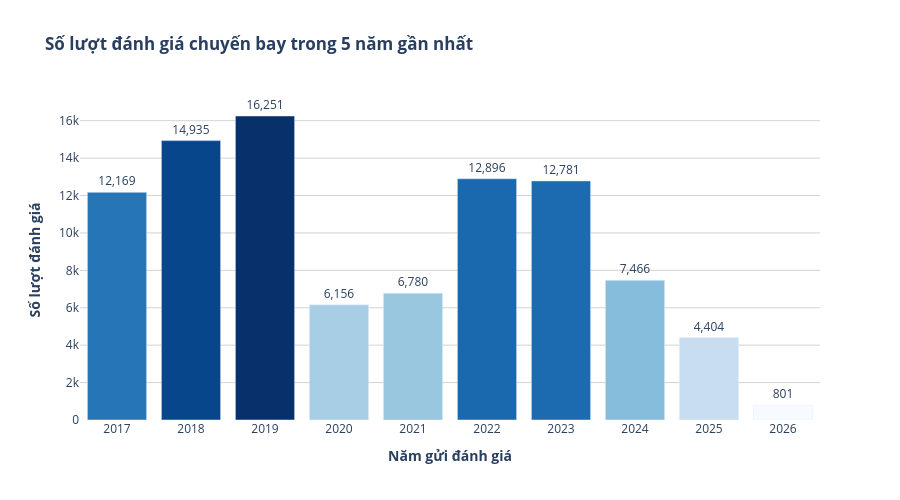

The notebook cell saved with this chart:
### Code cell
import plotly.express as px

# 1. Đảm bảo đã có dữ liệu 5 năm gần nhất theo năm
airline_reviews['year_submitted'] = pd.to_datetime(airline_reviews['date_submitted']).dt.year

review_by_year = (
    airline_reviews.groupby('year_submitted')['review_id']
    .count()
    .reset_index(name='total_reviews')
    .sort_values(by='year_submitted', ascending=True)
)

# Lấy 5 năm gần nhất
df_plot = review_by_year.tail(10).copy()

# Ép kiểu năm thành string/category để trục X không bị hiển thị số thập phân
df_plot['year_submitted'] = df_plot['year_submitted'].astype(str)

# 2. Vẽ biểu đồ cột Plotly
fig = px.bar(
    df_plot, 
    x='year_submitted', 
    y='total_reviews',
    text='total_reviews',
    title='<b>Số lượt đánh giá chuyến bay trong 5 năm gần nhất</b>',
    labels={
        'year_submitted': 'Năm gửi đánh giá',
        'total_reviews': 'Số lượt đánh giá'
    },
    color='total_reviews',
    color_continuous_scale='Blues'
)

# 3. Tinh chỉnh giao diện & tương tác
fig.update_traces(
    texttemplate='%{text:,.0f}',  # Định dạng số có dấu phẩy ngăn cách (vd: 12,345)
    textposition='outside',       # Đặt số trên đỉnh cột
    hovertemplate='<b>Năm %{x}</b><br>Số lượt đánh giá: <b>%{y:,.0f}</b> lượt<extra></extra>'
)

fig.update_layout(
    xaxis=dict(title='<b>Năm gửi đánh giá</b>'),
    yaxis=dict(title='<b>Số lượt đánh giá</b>', showgrid=True, gridcolor='LightGray'),
    plot_bgcolor='white',
    height=500,
    coloraxis_showscale=False   # Ẩn thanh thước đo màu nếu không cần thiết
)

fig.show()

### Figure 1 — Plotly figure (JSON) as saved in the notebook; plotly's stock layout.template omitted (floating-point values rounded to 4 significant figures)
{"data": [{"hovertemplate": "<b>Năm %{x}</b><br>Số lượt đánh giá: <b>%{y:,.0f}</b> lượt<extra></extra>", "legendgroup": "", "marker": {"color": [12169, 14935, 16251, 6156, 6780, 12896, 12781, 7466, 4404, 801], "coloraxis": "coloraxis", "pattern": {"shape": ""}}, "name": "", "orientation": "v", "showlegend": false, "text": [12170.0, 14940.0, 16250.0, 6156.0, 6780.0, 12900.0, 12780.0, 7466.0, 4404.0, 801.0], "textposition": "outside", "texttemplate": "%{text:,.0f}", "type": "bar", "x": ["2017", "2018", "2019", "2020", "2021", "2022", "2023", "2024", "2025", "2026"], "xaxis": "x", "y": [12169, 14935, 16251, 6156, 6780, 12896, 12781, 7466, 4404, 801], "yaxis": "y"}], "layout": {"barmode": "relative", "coloraxis": {"autocolorscale": false, "colorbar": {"title": {"text": "Số lượt đánh giá"}}, "colorscale": [[0, "rgb(247,251,255)"], [0.125, "rgb(222,235,247)"], [0.25, "rgb(198,219,239)"], [0.375, "rgb(158,202,225)"], [0.5, "rgb(107,174,214)"], [0.625, "rgb(66,146,198)"], [0.75, "rgb(33,113,181)"], [0.875, "rgb(8,81,156)"], [1, "rgb(8,48,107)"]], "showscale": false}, "height": 500, "legend": {"tracegroupgap": 0}, "plot_bgcolor": "white", "title": {"text": "<b>Số lượt đánh giá chuyến bay trong 5 năm gần nhất</b>"}, "xaxis": {"anchor": "y", "domain": [0, 1], "title": {"text": "<b>Năm gửi đánh giá</b>"}}, "yaxis": {"anchor": "x", "domain": [0, 1], "gridcolor": "LightGray", "showgrid": true, "title": {"text": "<b>Số lượt đánh giá</b>"}}}}
